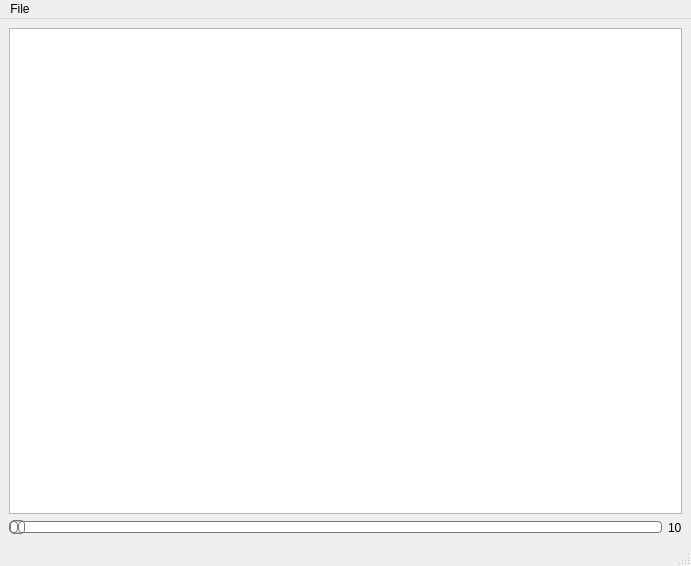
<?xml version="1.0" encoding="UTF-8"?>
<ui version="4.0">
 <class>MainWindow</class>
 <widget class="QMainWindow" name="MainWindow">
  <property name="geometry">
   <rect>
    <x>0</x>
    <y>0</y>
    <width>691</width>
    <height>566</height>
   </rect>
  </property>
  <property name="windowTitle">
   <string>MainWindow</string>
  </property>
  <property name="styleSheet">
   <string notr="true">QSlider::groove:horizontal {
border: 1px solid #bbb;
background: white;
height: 10px;
border-radius: 4px;
}

QSlider::sub-page:horizontal {
background: qlineargradient(x1: 0, y1: 0,    x2: 0, y2: 1,
    stop: 0 #66e, stop: 1 #bbf);
background: qlineargradient(x1: 0, y1: 0.2, x2: 1, y2: 1,
    stop: 0 #bbf, stop: 1 #55f);
border: 1px solid #777;
height: 10px;
border-radius: 4px;
}

QSlider::add-page:horizontal {
background: #fff;
border: 1px solid #777;
height: 10px;
border-radius: 4px;
}

QSlider::handle:horizontal {
background: qlineargradient(x1:0, y1:0, x2:1, y2:1,
    stop:0 #eee, stop:1 #ccc);
border: 1px solid #777;
width: 13px;
margin-top: -2px;
margin-bottom: -2px;
border-radius: 4px;
}

QSlider::handle:horizontal:hover {
background: qlineargradient(x1:0, y1:0, x2:1, y2:1,
    stop:0 #fff, stop:1 #ddd);
border: 1px solid #444;
border-radius: 2px;
}

QSlider::sub-page:horizontal:disabled {
background: #bbb;
border-color: #999;
}

QSlider::add-page:horizontal:disabled {
background: #eee;
border-color: #999;
}

QSlider::handle:horizontal:disabled {
background: #eee;
border: 1px solid #aaa;
border-radius: 4px;
}

QPushButton {
background-color: rgb(175, 236, 255);
color: rgb(255, 0, 127);
}</string>
  </property>
  <widget class="QWidget" name="centralwidget">
   <layout class="QGridLayout" name="gridLayout_2">
    <item row="0" column="0">
     <layout class="QGridLayout" name="gridLayout">
      <item row="0" column="0">
       <widget class="ImageView" name="image_view">
        <property name="sizePolicy">
         <sizepolicy hsizetype="Expanding" vsizetype="Expanding">
          <horstretch>0</horstretch>
          <verstretch>0</verstretch>
         </sizepolicy>
        </property>
       </widget>
      </item>
      <item row="1" column="0">
       <layout class="QHBoxLayout" name="horizontalLayout">
        <item>
         <widget class="QSlider" name="hs_img_stack">
          <property name="orientation">
           <enum>Qt::Horizontal</enum>
          </property>
         </widget>
        </item>
        <item>
         <widget class="QLabel" name="label_img_count">
          <property name="styleSheet">
           <string notr="true">font: 12pt &quot;MS Shell Dlg 2&quot;;</string>
          </property>
          <property name="text">
           <string>10</string>
          </property>
         </widget>
        </item>
       </layout>
      </item>
     </layout>
    </item>
   </layout>
  </widget>
  <widget class="QMenuBar" name="menubar">
   <property name="geometry">
    <rect>
     <x>0</x>
     <y>0</y>
     <width>691</width>
     <height>26</height>
    </rect>
   </property>
   <widget class="QMenu" name="menuSave">
    <property name="title">
     <string>File</string>
    </property>
    <addaction name="actionSave"/>
   </widget>
   <addaction name="menuSave"/>
  </widget>
  <widget class="QStatusBar" name="statusbar"/>
  <action name="actionSave">
   <property name="text">
    <string>Save</string>
   </property>
  </action>
 </widget>
 <customwidgets>
  <customwidget>
   <class>ImageView</class>
   <extends>QGraphicsView</extends>
   <header>pyqtgraph</header>
  </customwidget>
 </customwidgets>
 <resources/>
 <connections/>
</ui>
